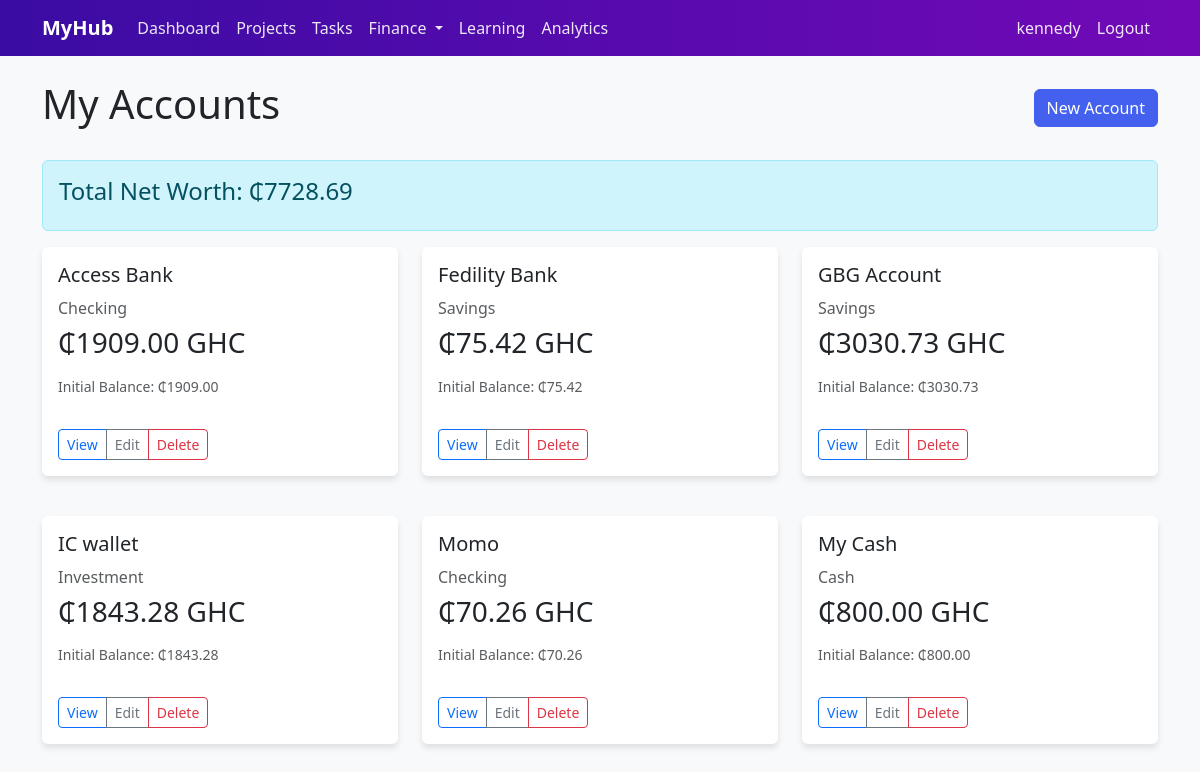
The app's page /finance/accounts/ (signed in) with its own data.
### finance/models.py (models this page shows, shortened)
class Account(models.Model):
    ACCOUNT_TYPES = (
        ('checking', 'Checking'),
        ('savings', 'Savings'),
        ('credit_card', 'Credit Card'),
        ('cash', 'Cash'),
        ('investment', 'Investment'),
        ('other', 'Other'),
    )
    name = models.CharField(max_length=200)
    account_type = models.CharField(max_length=20, choices=ACCOUNT_TYPES, default='checking')
    user = models.ForeignKey(settings.AUTH_USER_MODEL, on_delete=models.CASCADE, related_name='accounts')
    currency = models.CharField(max_length=10, default='GHS')
    initial_balance = models.DecimalField(max_digits=12, decimal_places=2, default=0.00, help_text="Starting balance when you began tracking this account")
    created_at = models.DateTimeField(auto_now_add=True)
    updated_at = models.DateTimeField(auto_now=True)
    is_active = models.BooleanField(default=True)
    class Meta:
        ordering = ['name']
    def current_balance(self):
        total_income = self.transactions.filter(t_type='income').aggregate(
            total=models.Sum('amount')
        )['total'] or 0
        total_expense = self.transactions.filter(t_type='expense').aggregate(
            total=models.Sum('amount')
        )['total'] or 0
        return self.initial_balance + total_income - total_expense

### finance/views.py (the view)
# urls.py: path('accounts/', AccountListView.as_view(), name='account_list'),
class AccountListView(LoginRequiredMixin, generic.ListView):
    model = Account
    template_name = 'finance/account_list.html'
    context_object_name = 'accounts'
    def get_queryset(self):
        return Account.objects.filter(user=self.request.user)
    def get_context_data(self, **kwargs):
        context = super().get_context_data(**kwargs)
        accounts = context['accounts']
        total_balance = sum(acc.current_balance() for acc in accounts)
        context['total_balance'] = total_balance
        return context

### templates/finance/account_list.html (shortened to what this page needs)
{% extends "base.html" %}
{% load static %}
{% block content %}
<div class="d-flex justify-content-between align-items-center mb-4">
    <h1>My Accounts</h1>
    <a href="{% url 'finance:account_create' %}" class="btn btn-primary">New Account</a>
</div>
<div class="alert alert-info">
    <h4>Total Net Worth: ₵{{ total_balance|floatformat:2 }}</h4>
</div>
<div class="row">
    {% for account in accounts %}
        <div class="col-md-4 mb-4">
            <div class="card {% if not account.is_active %}bg-light{% endif %}">
                <div class="card-body">
                    <div class="d-flex justify-content-between align-items-start mb-2">
                        <h5 class="card-title">{{ account.name }}</h5>
                    </div>
                    <h6 class="card-subtitle mb-2 text-muted">{{ account.get_account_type_display }}</h6>
                    <h3 class="mb-3">₵{{ account.current_balance|floatformat:2 }} {{ account.currency }}</h3>
                    <p class="text-muted small">Initial Balance: ₵{{ account.initial_balance|floatformat:2 }}</p>
                    <div class="btn-group">
                        <a href="{% url 'finance:account_detail' account.pk %}" class="btn btn-sm btn-outline-primary">View</a>
                        <a href="{% url 'finance:account_update' account.pk %}" class="btn btn-sm btn-outline-secondary">Edit</a>
                        <a href="{% url 'finance:account_delete' account.pk %}" class="btn btn-sm btn-outline-danger">Delete</a>
                    </div>
                </div>
            </div>
        </div>
    {% empty %}
        <div class="col-12">
            <p>No accounts yet. <a href="{% url 'finance:account_create' %}">Create one</a> to start tracking your finances!</p>
        </div>
    {% endfor %}
</div>
{% endblock %}

### templates/base.html (shortened to what this page needs)
{% load static %}
<!DOCTYPE html>
<html lang="en">
<head>
    <link href="https://cdn.jsdelivr.net/npm/bootstrap@5.3.0/dist/css/bootstrap.min.css" rel="stylesheet">
    <link rel="stylesheet" href="https://cdn.jsdelivr.net/npm/bootstrap-icons@1.11.1/font/bootstrap-icons.css">
    <link rel="stylesheet" href="{% static 'css/style.css' %}">
</head>
<body>
    <nav class="navbar navbar-expand-lg navbar-dark bg-dark">
        <div class="container">
            <a class="navbar-brand" href="{% url 'projects:project_list' %}">MyHub</a>
            <div class="collapse navbar-collapse" id="navbarNav">
                <ul class="navbar-nav">
                    <li class="nav-item">
                        <a class="nav-link" href="{% url 'home' %}">Dashboard</a>
                    </li>
                    <li class="nav-item">
                        <a class="nav-link" href="{% url 'projects:project_list' %}">Projects</a>
                    </li>
                    <li class="nav-item">
                        <a class="nav-link" href="{% url 'tasks:task_list' %}">Tasks</a>
                    </li>
                    <li class="nav-item dropdown">
                        <a class="nav-link dropdown-toggle" href="#" id="financeDropdown" role="button" data-bs-toggle="dropdown">
                            Finance
                        </a>
                    </li>
                    <li class="nav-item">
                        <a class="nav-link" href="{% url 'learning:course_list' %}">Learning</a>
                    </li>
                    <li class="nav-item">
                        <a class="nav-link" href="{% url 'analytics:event_list' %}">Analytics</a>
                    </li>
                </ul>
                <ul class="navbar-nav ms-auto">
                    {% if user.is_authenticated %}
                        <li class="nav-item">
                            <span class="nav-link">{{ user.username }}</span>
                        </li>
                        <li class="nav-item">
                            <form method="post" action="{% url 'logout' %}" style="display: inline;">
                                <button type="submit" class="btn nav-link" style="border: none; background: none; cursor: pointer;">Logout</button>
                            </form>
                        </li>
                    {% endif %}
                </ul>
            </div>
        </div>
    </nav>
    <div class="container mt-4">
        {% block content %}
        {% endblock %}
    </div>
</body>
</html>

### static/css/style.css (style rules this page uses)
:root { --color-neon-pink: #F72585; --color-purple: #7209B7; --color-grape: #3A0CA3; --color-blue: #4361EE; --color-sky-blue: #4CC9F0; }
body { background-color: #f8f9fa; }
.navbar { background-color: var(--color-grape) !important; background: linear-gradient(to right, var(--color-grape), var(--color-purple)); }
.navbar-brand { font-weight: bold; color: white !important; }
.nav-link { color: rgba(255, 255, 255, 0.9) !important; transition: color 0.3s ease; }
.btn-primary { background-color: var(--color-blue); border-color: var(--color-blue); }
.card { border: none; box-shadow: 0 4px 6px rgba(0,0,0,0.1); margin-bottom: 1rem; transition: transform 0.2s; }
a { color: var(--color-blue); text-decoration: none; }
.btn-group { margin-top: 1rem; }

### records on screen
Account: name "Access Bank", account_type "Checking", current_balance "1909.00", currency "GHC", initial_balance "1909.00"
Account: name "Fedility Bank", account_type "Savings", current_balance "75.42", currency "GHC", initial_balance "75.42"
Account: name "GBG Account", account_type "Savings", current_balance "3030.73", currency "GHC", initial_balance "3030.73"
Account: name "IC wallet", account_type "Investment", current_balance "1843.28", currency "GHC", initial_balance "1843.28"
Account: name "Momo", account_type "Checking", current_balance "70.26", currency "GHC", initial_balance "70.26"
Account: name "My Cash", account_type "Cash", current_balance "800.00", currency "GHC", initial_balance "800.00"

### other values on screen
{{ user.username }} "kennedy"
{{ total_balance|floatformat:2 }} "7728.69"
